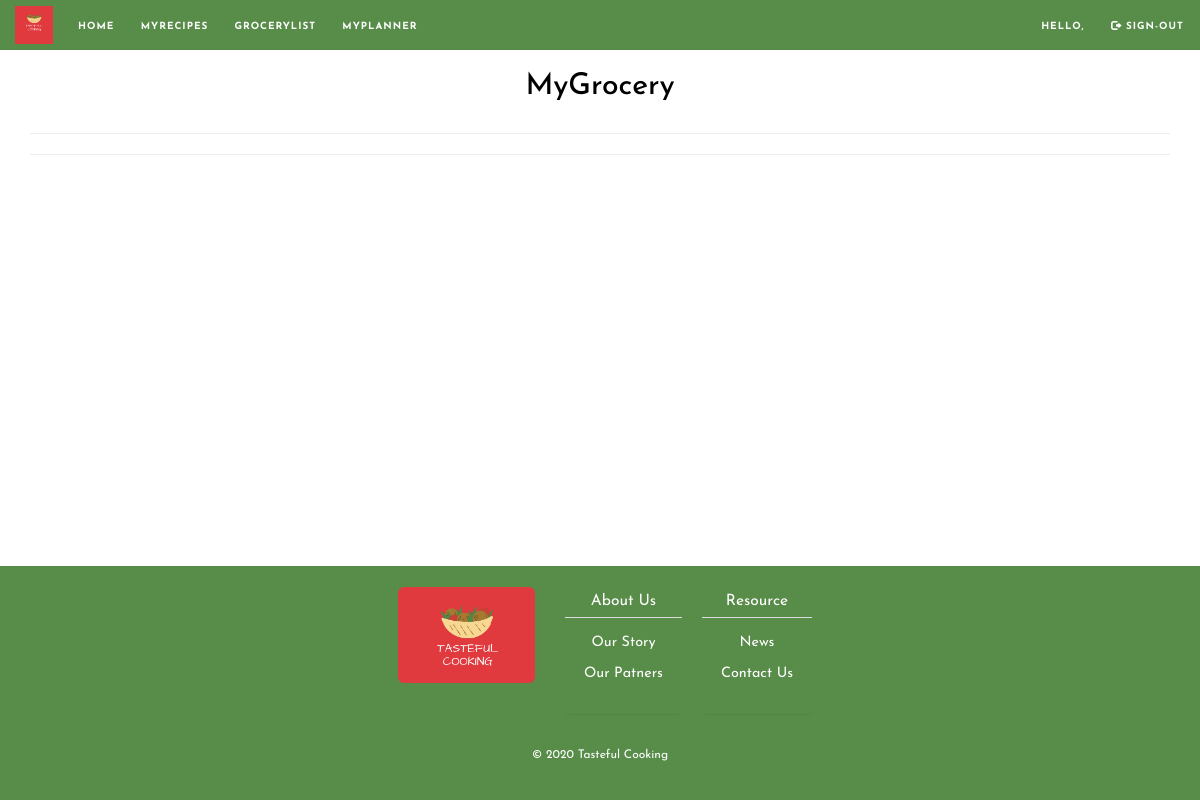
The page /grocery/ (signed in) on the database as committed earlier.
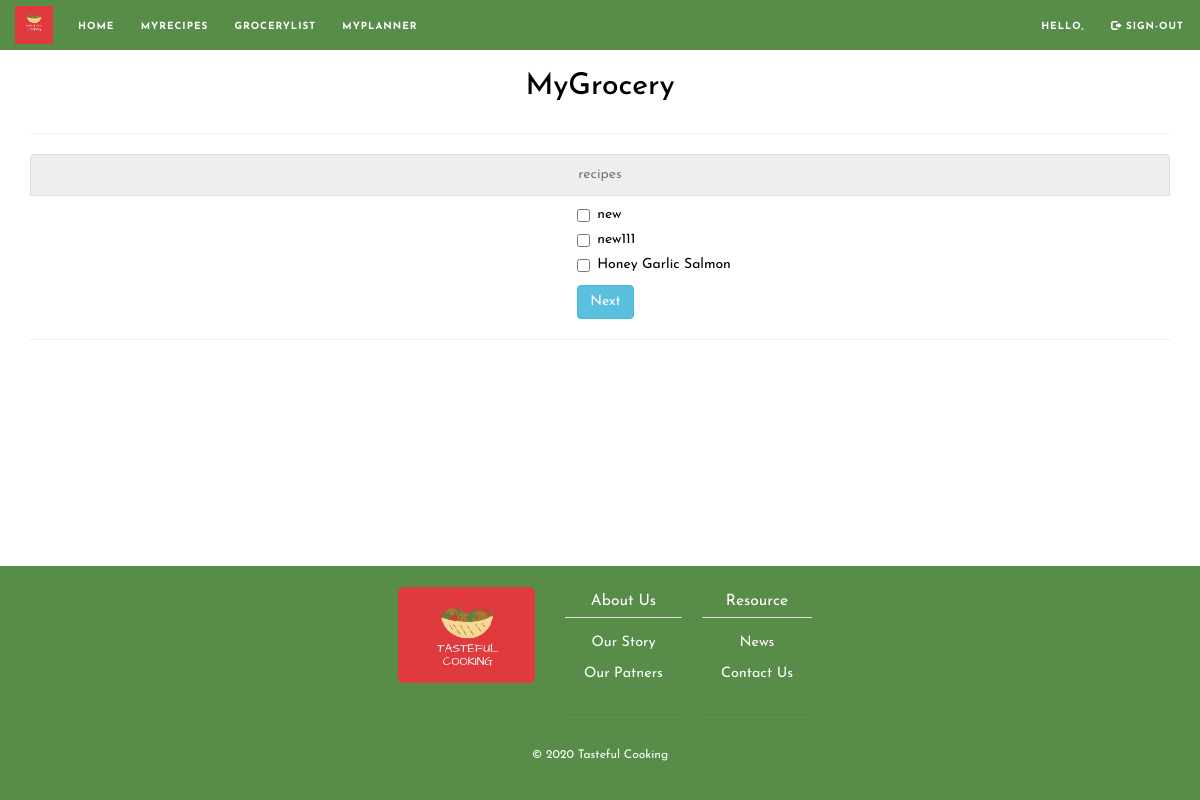
The same page on the database as committed later.
### recipes/models.py (models this page shows)
class Recipe(models.Model):
    title = models.CharField(max_length=20)
    description = models.CharField(verbose_name = "Directions",max_length=1000)
    cusine = models.CharField(max_length=500)
    ingredients = models.CharField(max_length=500)
    user = models.ForeignKey(User, on_delete=models.CASCADE)
    created_at = models.DateTimeField(auto_now_add=True)
    updated_at = models.DateTimeField(auto_now=True)

### recipes/views.py (the view)
# urls.py: path('grocery/', mygrocery, name='mygrocery'), # represent all the recipes of logged in user
@login_required
def mygrocery(request):
    recipes = request.user.recipe_set.all()
    return render(request, 'mygrocery1.html', {'recipes': recipes})

### templates/mygrocery1.html (shortened to what this page needs)
{% extends "base.html" %}
{% block content %}
{% load static %}
  <div class="row">
    <h2 class="text-center">MyGrocery</h2>
  </div>
  <hr>
  {% if recipes %}
    <div class="list-group" style="text-align:center">
      <a href="#" class="list-group-item disabled">recipes</a>
      <form method="post" action="/grocery/list/" style="text-align: left; margin-left:48%;">
        {% for recipe in recipes %}
            <div class="checkbox">
            <label><input type="checkbox" name="recipeIds" value="{{recipe.id}}"> {{recipe.title }}</label>
          </div>
        {% endfor %}
        <button class="btn btn-info" type="submit">Next</button>
      </form>
   </div>
  {% endif %}
{% endblock %}

Rows that differ between the two databases and show on the page:
added Recipe: title "new"
added Recipe: title "new111"
added Recipe: title "Honey Garlic Salmon"
Other text that changed with them:
text now shown: "recipes Next"
